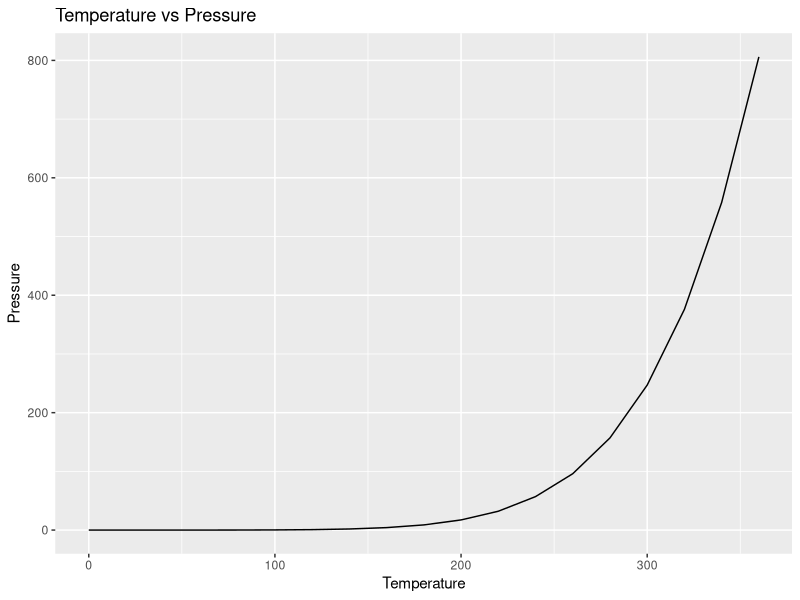
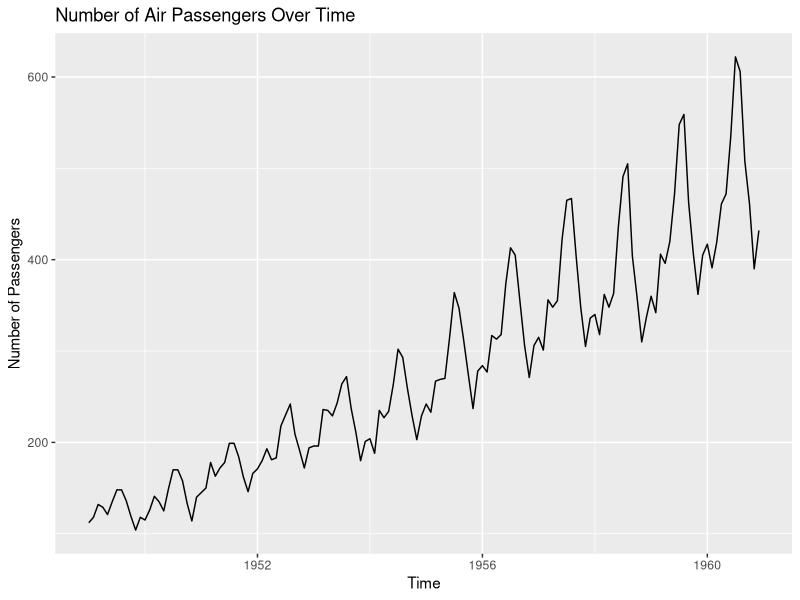
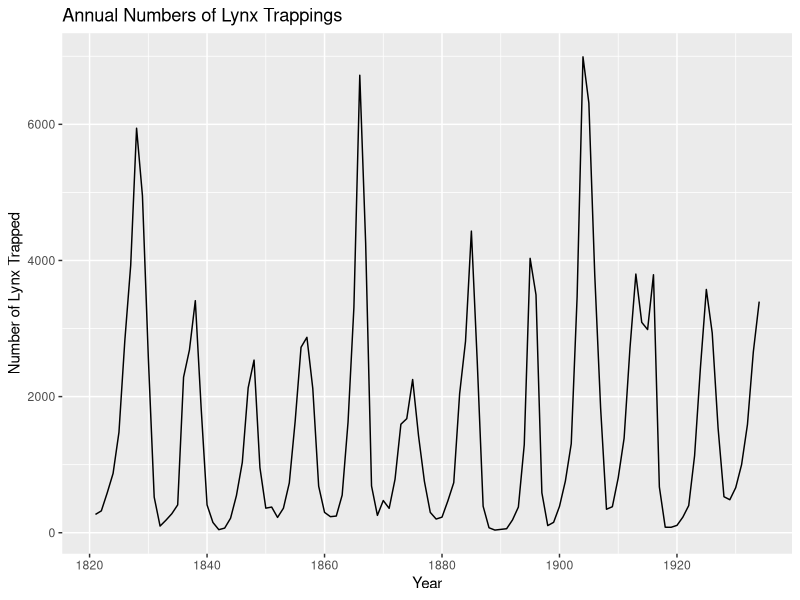
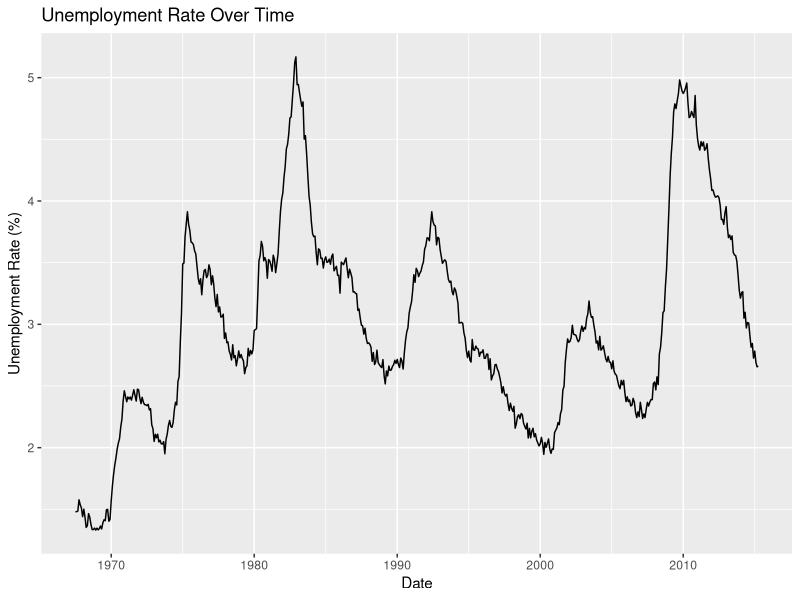
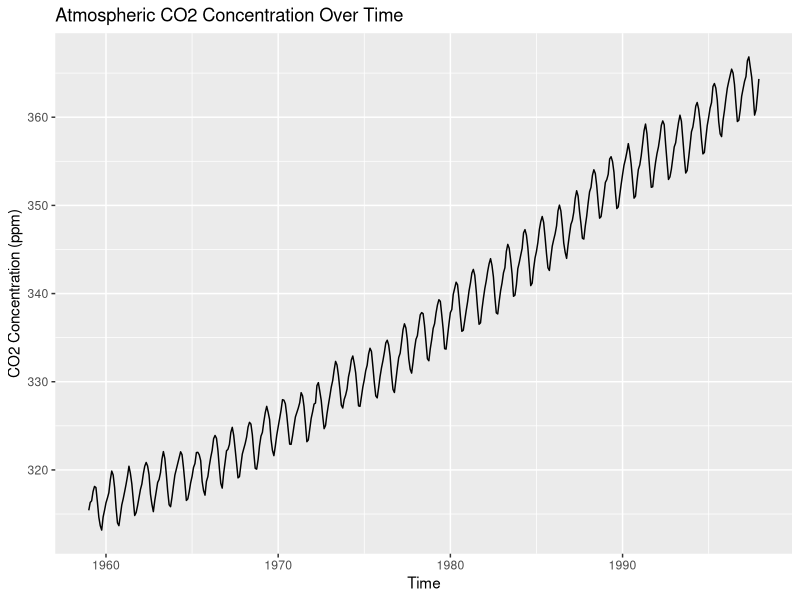
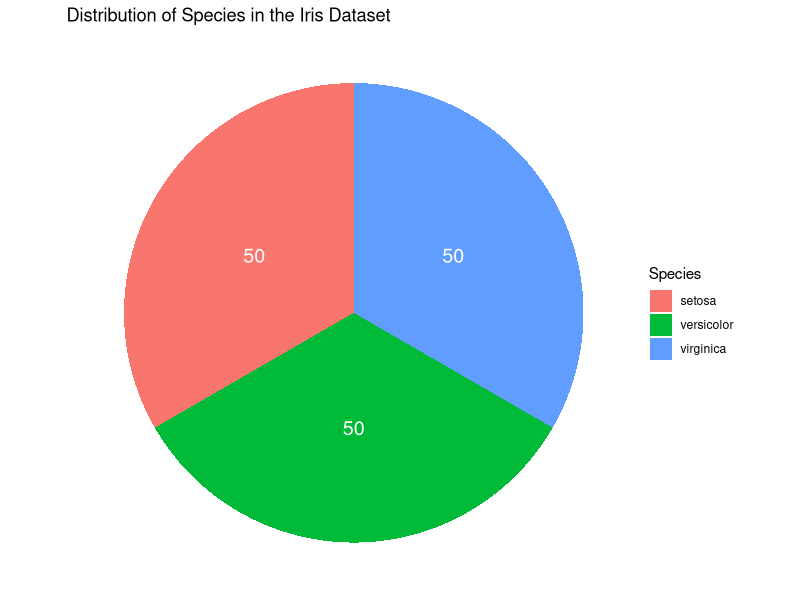
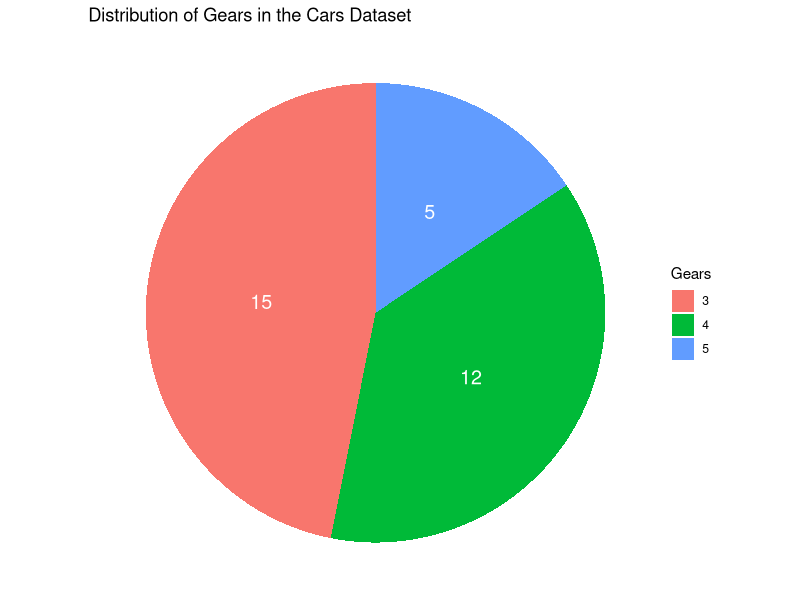
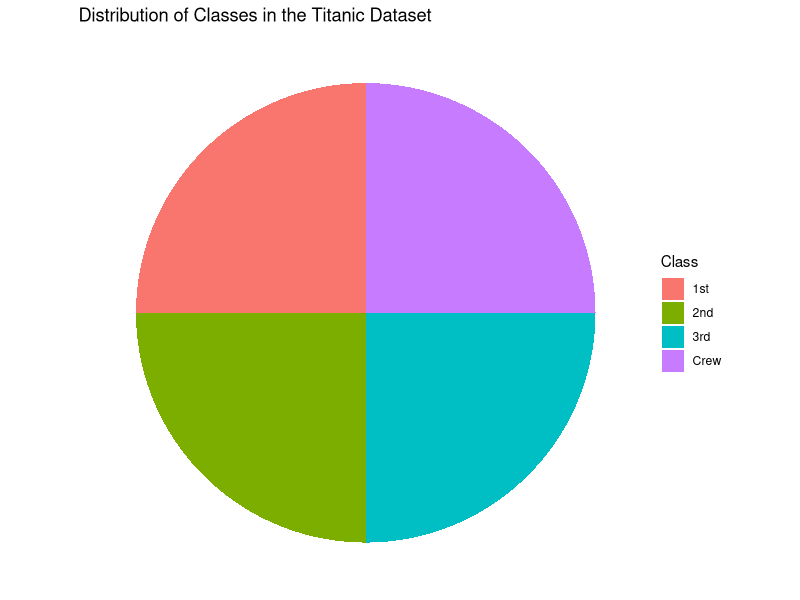

Write the R code that produced these figures, in order.
## ---- chunk 1
knitr::opts_chunk$set(echo = TRUE)
## ---- chunk 2
# Load ggplot2 library
library(ggplot2)

# Create line graph
ggplot(pressure, aes(x = temperature, y = pressure)) +
  geom_line() +
  labs(title = "Temperature vs Pressure",
       x = "Temperature",
       y = "Pressure")
## ---- chunk 3
# Load ggplot2 library
library(ggplot2)

# Convert AirPassengers to data frame
airpassengers_df <- data.frame(
  time = time(AirPassengers),
  passengers = as.numeric(AirPassengers)
)

# Create line graph
ggplot(airpassengers_df, aes(x = time, y = passengers)) +
  geom_line() +
  labs(title = "Number of Air Passengers Over Time",
       x = "Time",
       y = "Number of Passengers")
## ---- chunk 4
# Load ggplot2 library
library(ggplot2)

# Convert lynx to data frame
lynx_df <- data.frame(
  year = time(lynx),
  trappings = as.numeric(lynx)
)

# Create line graph
ggplot(lynx_df, aes(x = year, y = trappings)) +
  geom_line() +
  labs(title = "Annual Numbers of Lynx Trappings",
       x = "Year",
       y = "Number of Lynx Trapped")
## ---- chunk 5
# Load ggplot2 library
library(ggplot2)

# Create line graph
ggplot(economics, aes(x = date, y = unemploy / pop * 100)) +
  geom_line() +
  labs(title = "Unemployment Rate Over Time",
       x = "Date",
       y = "Unemployment Rate (%)")
## ---- chunk 6
# Load ggplot2 library
library(ggplot2)

# Convert co2 to data frame
co2_df <- data.frame(
  time = time(co2),
  concentration = as.numeric(co2)
)

# Create line graph
ggplot(co2_df, aes(x = time, y = concentration)) +
  geom_line() +
  labs(title = "Atmospheric CO2 Concentration Over Time",
       x = "Time",
       y = "CO2 Concentration (ppm)")
## ---- chunk 7
# Load ggplot2
library(ggplot2)

# Load iris dataset
data(iris)

# Count species occurrences
species_count <- as.data.frame(table(iris$Species))

# Create pie chart
ggplot(species_count, aes(x = "", y = Freq, fill = Var1)) +
  geom_bar(stat = "identity", width = 1) +
  coord_polar(theta = "y") + 
  geom_text(aes(label = Freq),
        position = position_stack(vjust = 0.5),
        color = "white", size = 5) +
  theme_void() +
  ggtitle("Distribution of Species in the Iris Dataset") +
  labs(fill = "Species")
## ---- chunk 8
# Load ggplot2
library(ggplot2)

# Load cars dataset
data(mtcars)

# Count gear occurrences
gear_count <- as.data.frame(table(mtcars$gear))

# Create pie chart

ggplot(gear_count, aes(x = "", y = Freq, fill = Var1)) +
  geom_bar(stat = "identity", width = 1) +
  coord_polar(theta = "y") + 
  geom_text(aes(label = Freq),
        position = position_stack(vjust = 0.5),
        color = "white", size = 5) +
  theme_void() +
  ggtitle("Distribution of Gears in the Cars Dataset") +
  labs(fill = "Gears")
## ---- chunk 9
# Load ggplot2
library(ggplot2)

# Load Titanic dataset
data(Titanic)

# Convert Titanic dataset to data frame
titanic_df <- as.data.frame(Titanic)

# Count class occurrences
class_count <- as.data.frame(table(titanic_df$Class))

# Create pie chart
ggplot(class_count, aes(x = "", y = Freq, fill = Var1)) +
  geom_bar(stat = "identity", width = 1) +
  coord_polar(theta = "y") +
  theme_void() +
  ggtitle("Distribution of Classes in the Titanic Dataset") +
  labs(fill = "Class")
## ---- chunk 10
# Load ggplot2 and ToothGrowth dataset
library(ggplot2)
data(ToothGrowth)

# Summarize count of each supplement type
supp_count <- as.data.frame(table(ToothGrowth$supp))

# Create pie chart
ggplot(supp_count, aes(x = "", y = Freq, fill = Var1)) +
  geom_bar(stat = "identity", width = 1) +
  coord_polar(theta = "y") +
  labs(title = "Supplement Distribution in ToothGrowth Dataset", fill = "Supplement") +
  theme_void()
## ---- chunk 11
# Load ggplot2 and infert dataset
library(ggplot2)
data(infert)

# Summarize count of each education level
education_count <- as.data.frame(table(infert$education))

# Create pie chart
ggplot(education_count, aes(x = "", y = Freq, fill = Var1)) +
  geom_bar(stat = "identity", width = 1) +
  coord_polar(theta = "y") + 
  geom_text(aes(label = Freq),
        position = position_stack(vjust = 0.5),
        color = "white", size = 5) +
  labs(title = "Education Levels in Infert Dataset", fill = "Education Level") +
  theme_void()
